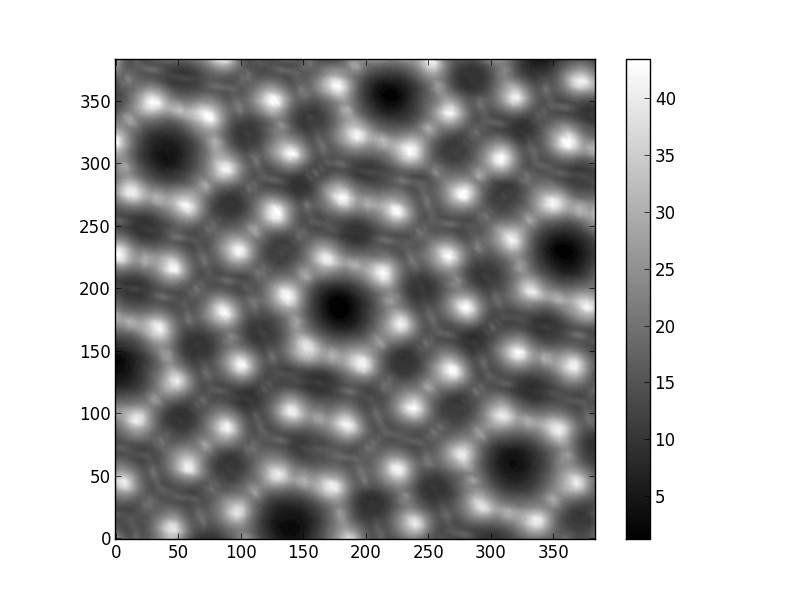

This chart was generated by the following Python code:
# -*- coding: utf-8 -*-
"""
Created on Fri Jan  8 17:13:29 2016
用imshow()函数绘制硅原子图像
@author: nightwing
"""

from numpy import loadtxt
import matplotlib.pyplot as plt

data = loadtxt("stm.txt", float)
plt.imshow(data, origin="lower")
plt.colorbar()
plt.gray()
plt.show()
